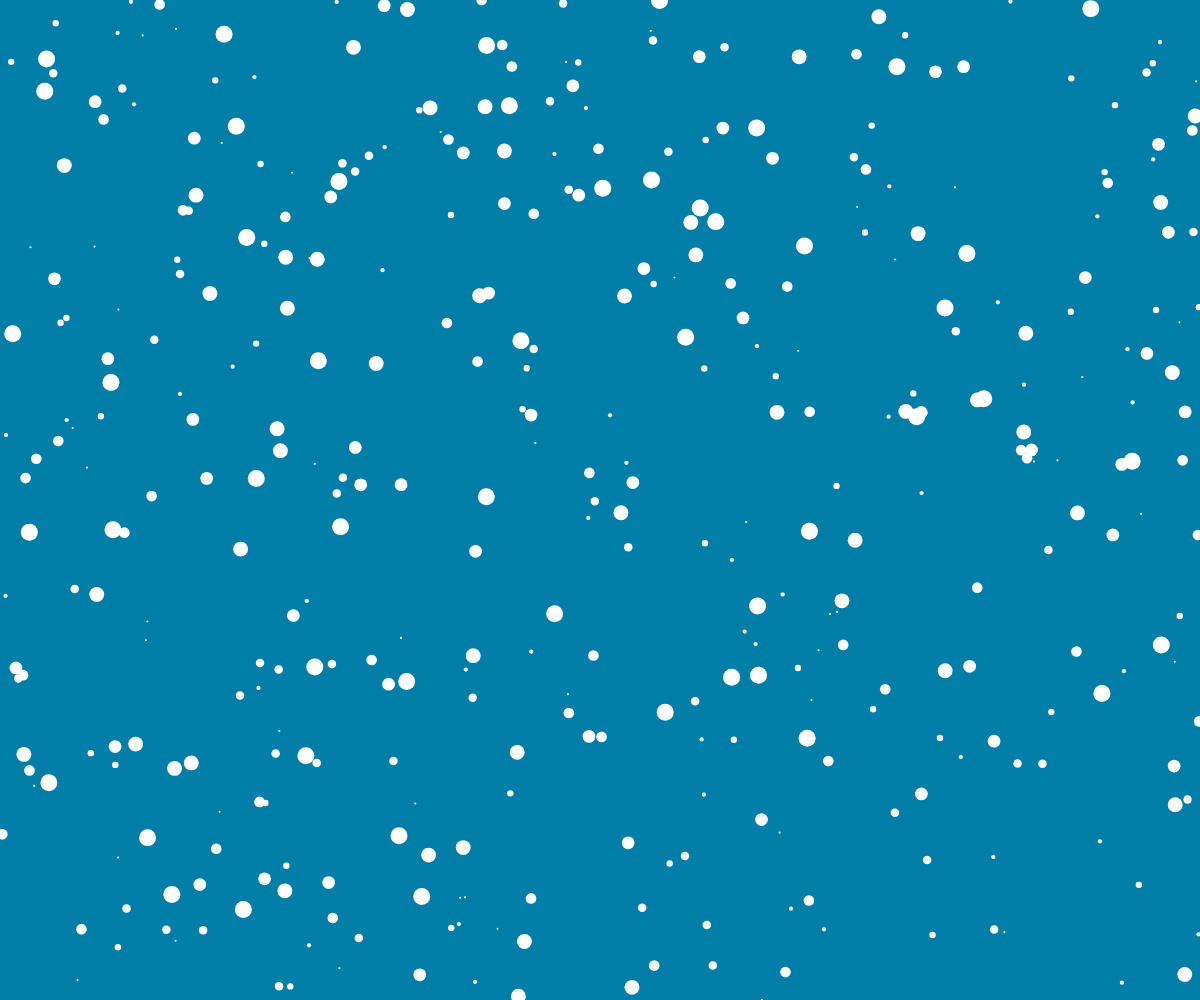
Frame 1 (no input)
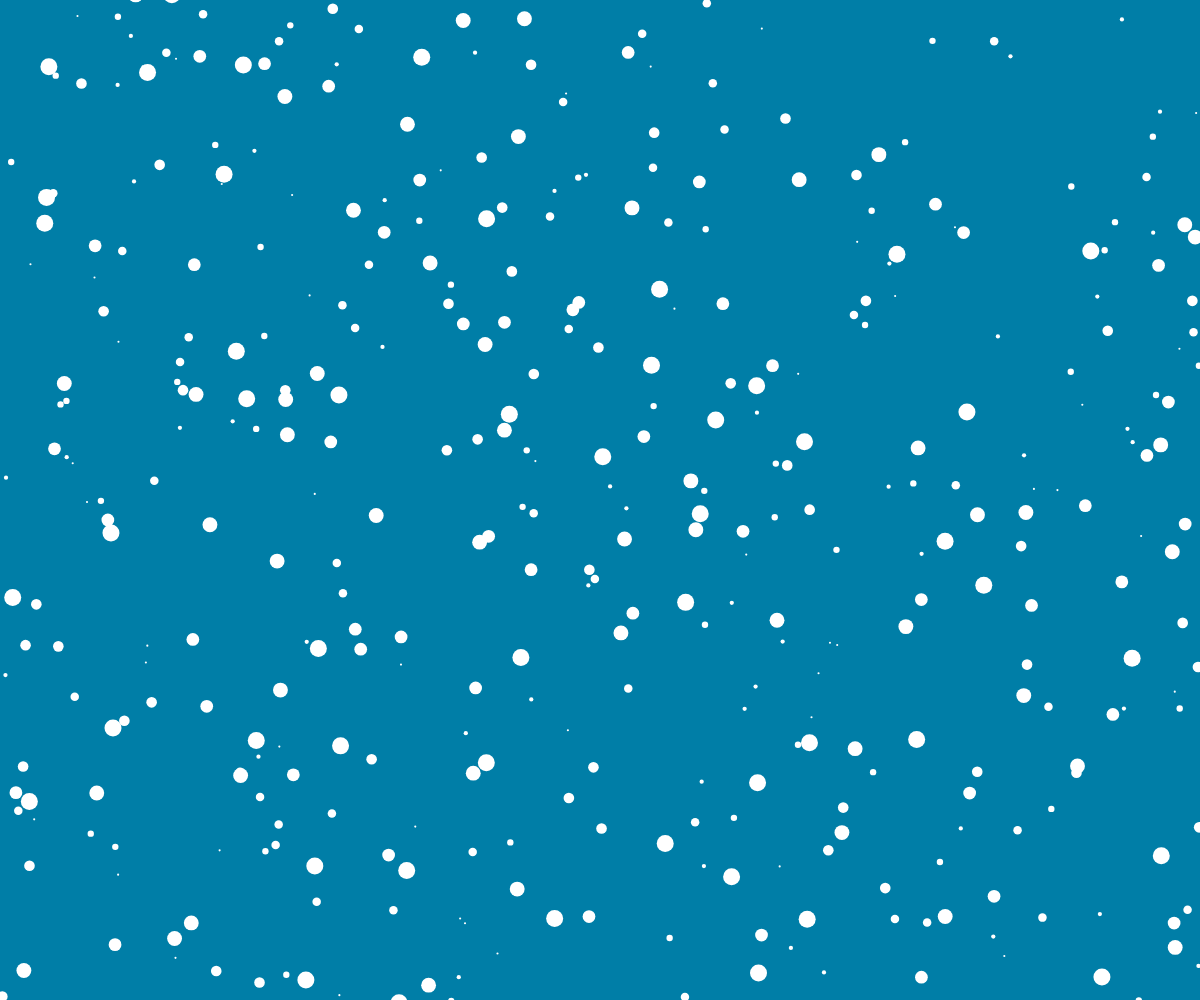
Frame 60 (no input)
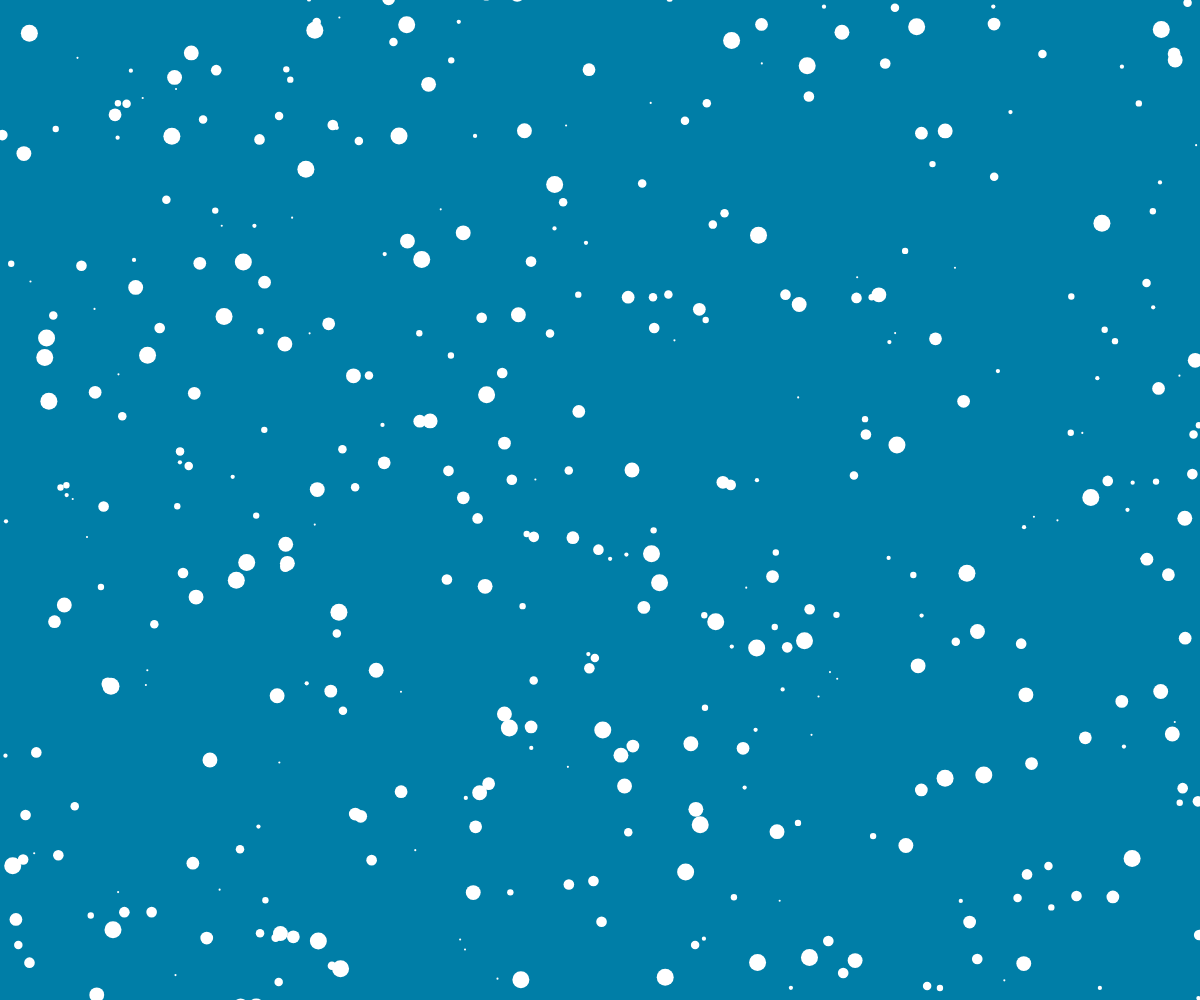
Frame 120 (the mouse pressed at the canvas centre since frame 60)

The p5.js sketch that drew these frames (run headless with seeded random() and noise() and a simulated clock; from frame 60 on, the mouse is pressed at the canvas centre):

// p5.js sketch
// ── sketch.js


const SNOWFLAKES_PER_LAYER = 50;
const MAX_SIZE = 17;
const GRAVITY = 0.350;
const LAYER_COUNT =8;

const SNOWFLAKES = [];


function setup() {
  createCanvas(windowWidth, windowHeight);
  noStroke();
  

  for (let l = 0; l < LAYER_COUNT; l++) {
    SNOWFLAKES.push([]);
    for (let i = 0; i < SNOWFLAKES_PER_LAYER; i++) {
      SNOWFLAKES[l].push({
        x: random(width),
        y: random(height),
        mass: random(0.75, 2,5),
        l: l + 1
      });
    }
  }
}

function draw() {
  background("rgb(0,126,167)");
  

  for (let l = 0; l < SNOWFLAKES.length; l++) {
    const LAYER = SNOWFLAKES[l];

    for (let i = 0; i < LAYER.length; i++) {
      const snowflake = LAYER[i];
      circle(snowflake.x, snowflake.y, (snowflake.l * MAX_SIZE) / LAYER_COUNT);
      updateSnowflake(snowflake);
    }
  }
}



function updateSnowflake(snowflake) {
  const diameter = (snowflake.l * MAX_SIZE) / LAYER_COUNT;
  if (snowflake.y > height + diameter) snowflake.y = -diameter;
  else snowflake.y += GRAVITY * snowflake.l * snowflake.mass;
}
